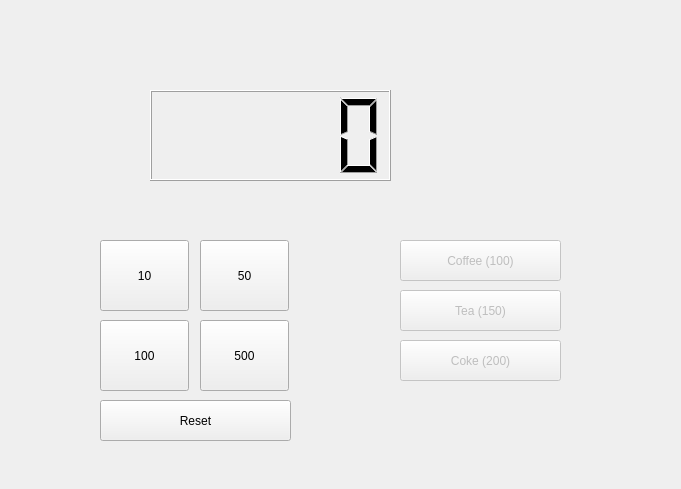
<?xml version="1.0" encoding="UTF-8"?>
<ui version="4.0">
 <class>Widget</class>
 <widget class="QWidget" name="Widget">
  <property name="geometry">
   <rect>
    <x>0</x>
    <y>0</y>
    <width>681</width>
    <height>489</height>
   </rect>
  </property>
  <property name="windowTitle">
   <string>Widget</string>
  </property>
  <widget class="QPushButton" name="pb10">
   <property name="geometry">
    <rect>
     <x>100</x>
     <y>240</y>
     <width>89</width>
     <height>71</height>
    </rect>
   </property>
   <property name="text">
    <string>10</string>
   </property>
  </widget>
  <widget class="QPushButton" name="pb50">
   <property name="geometry">
    <rect>
     <x>200</x>
     <y>240</y>
     <width>89</width>
     <height>71</height>
    </rect>
   </property>
   <property name="text">
    <string>50</string>
   </property>
  </widget>
  <widget class="QPushButton" name="pb500">
   <property name="geometry">
    <rect>
     <x>200</x>
     <y>320</y>
     <width>89</width>
     <height>71</height>
    </rect>
   </property>
   <property name="text">
    <string>500</string>
   </property>
  </widget>
  <widget class="QPushButton" name="pb100">
   <property name="geometry">
    <rect>
     <x>100</x>
     <y>320</y>
     <width>89</width>
     <height>71</height>
    </rect>
   </property>
   <property name="text">
    <string>100</string>
   </property>
  </widget>
  <widget class="QLCDNumber" name="lcdNumber">
   <property name="geometry">
    <rect>
     <x>150</x>
     <y>90</y>
     <width>241</width>
     <height>91</height>
    </rect>
   </property>
  </widget>
  <widget class="QPushButton" name="pbCoffee">
   <property name="enabled">
    <bool>false</bool>
   </property>
   <property name="geometry">
    <rect>
     <x>400</x>
     <y>240</y>
     <width>161</width>
     <height>41</height>
    </rect>
   </property>
   <property name="text">
    <string>Coffee (100)</string>
   </property>
  </widget>
  <widget class="QPushButton" name="pbTea">
   <property name="enabled">
    <bool>false</bool>
   </property>
   <property name="geometry">
    <rect>
     <x>400</x>
     <y>290</y>
     <width>161</width>
     <height>41</height>
    </rect>
   </property>
   <property name="text">
    <string>Tea (150)</string>
   </property>
  </widget>
  <widget class="QPushButton" name="pbCoke">
   <property name="enabled">
    <bool>false</bool>
   </property>
   <property name="geometry">
    <rect>
     <x>400</x>
     <y>340</y>
     <width>161</width>
     <height>41</height>
    </rect>
   </property>
   <property name="text">
    <string>Coke (200)</string>
   </property>
  </widget>
  <widget class="QPushButton" name="pbReset">
   <property name="geometry">
    <rect>
     <x>100</x>
     <y>400</y>
     <width>191</width>
     <height>41</height>
    </rect>
   </property>
   <property name="text">
    <string>Reset</string>
   </property>
  </widget>
 </widget>
 <layoutdefault spacing="6" margin="11"/>
 <resources/>
 <connections/>
</ui>
